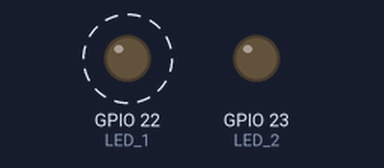
A program run on a simulated ESP32. On the bench: output pins drawn as LEDs (lit = HIGH). Dashed ring = blinking.

Above: at 0.2 s.
At 5.7 s:
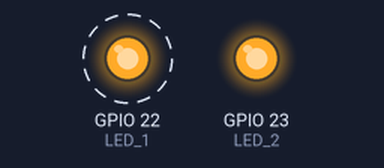
Timing chart, 0 to 7.8 s (numbered marks = the images above):
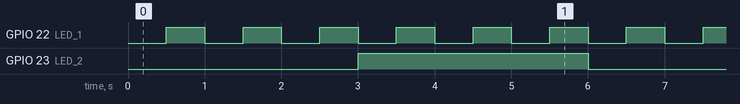

Measured:
- by itself, GPIO 22 (LED_1): alternates HIGH for 0.50 s and LOW for 0.50 s
- by itself, GPIO 23 (LED_2): alternates HIGH for 3.0 s and LOW for 3.0 s
- by itself, everything shown: repeats every 6.0 s, in 14 steps

The program:

main.cpp
```cpp
#include <Arduino.h>

#define LED_1 22
#define LED_2 23

int count_1 = 0, count_2 = 0;
void Task_1(void *parameters);
void Task_2(void *parameters);

void setup() {
  Serial.begin(112500);
  pinMode(LED_1, OUTPUT);
  pinMode(LED_2, OUTPUT);
  // xTaskCreate(function_name, task_name, stack_size, task_parameters, task_priority, task_handle)
  xTaskCreate(Task_1, (char *) "Task 1", 1000, NULL, 1, NULL);
  xTaskCreate(Task_2, (char *) "Task 2", 1000, NULL, 1, NULL);
}

void loop() {
  // put your main code here, to run repeatedly:
}

void Task_1(void *parameters)
{
  while(1)
  {
    digitalWrite(LED_1, LOW);
    vTaskDelay(500/portTICK_PERIOD_MS);
    digitalWrite(LED_1, HIGH);
    vTaskDelay(500/portTICK_PERIOD_MS);
  }
  vTaskDelete(NULL);
}

void Task_2(void *parameters)
{
  while(1)
  {
    digitalWrite(LED_2, LOW);
    vTaskDelay(3000/portTICK_PERIOD_MS);
    digitalWrite(LED_2, HIGH);
    vTaskDelay(3000/portTICK_PERIOD_MS);
  }
  vTaskDelete(NULL);
}
```
